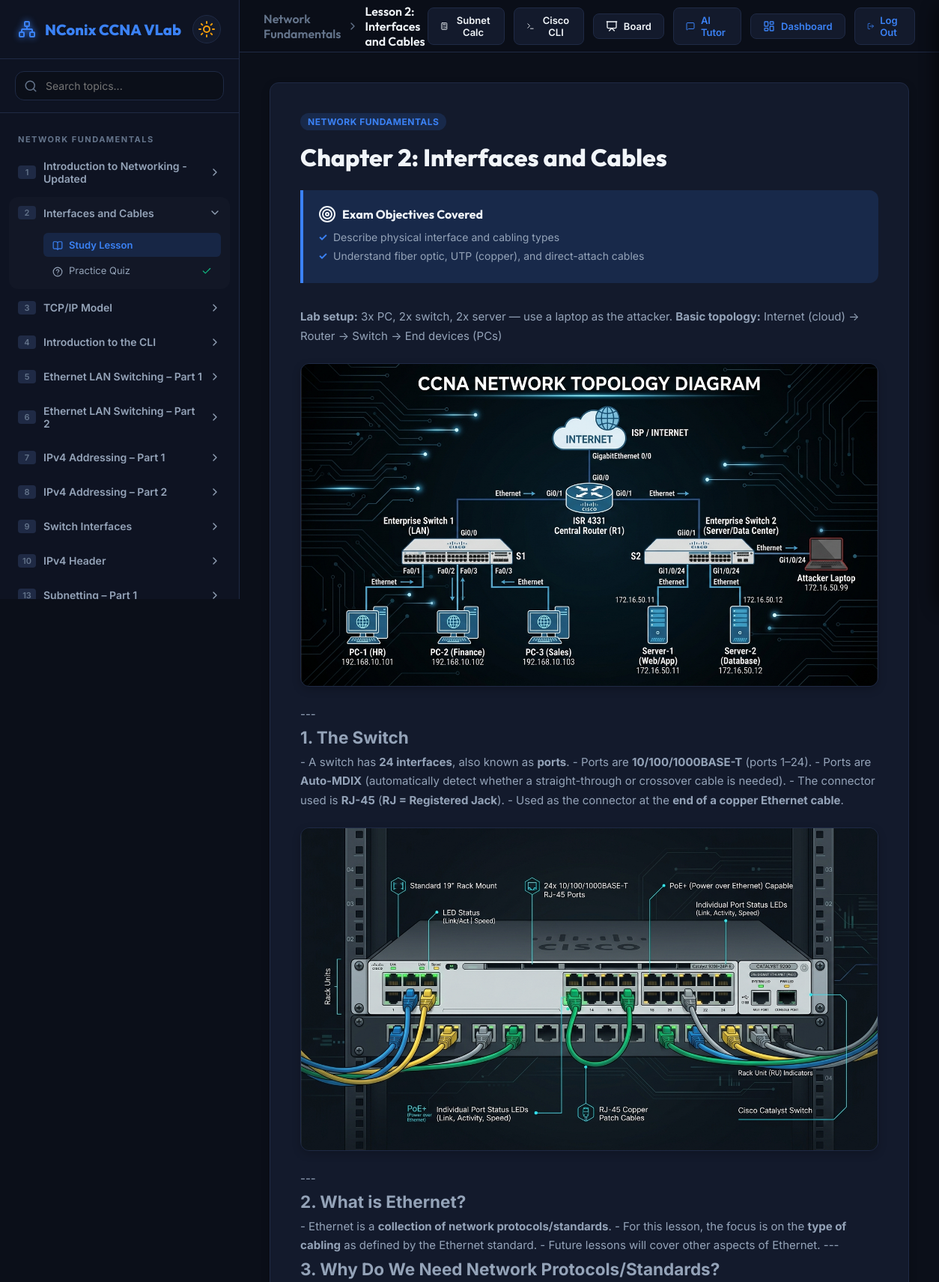
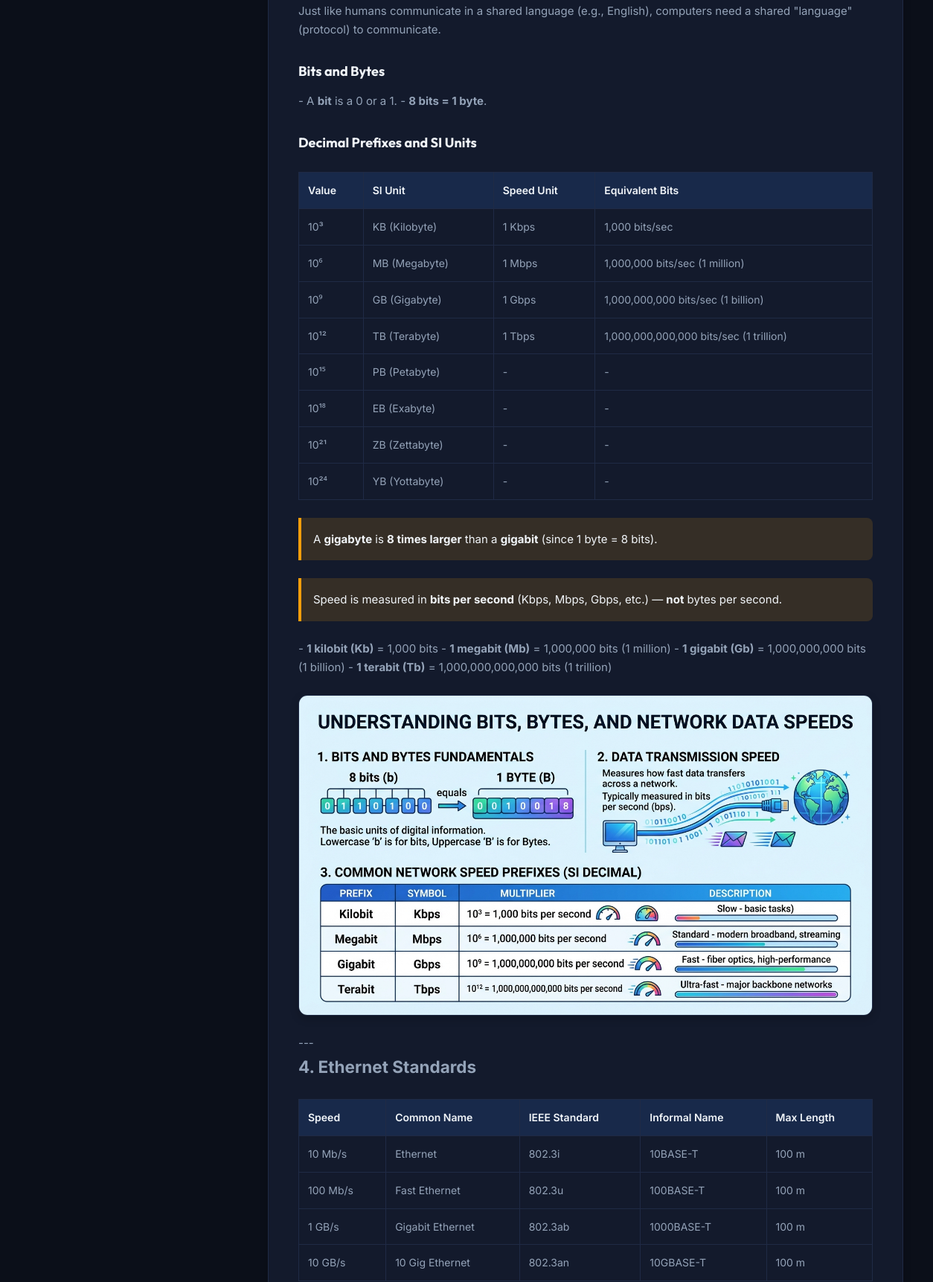
The app's page /lesson/2/ (signed in, upper part) with its own data (2 pictures, top to bottom).
### core/models.py (models this page shows, shortened)
class Domain(models.Model):
    name = models.CharField(max_length=100, unique=True)

class Topic(models.Model):
    id = models.IntegerField(primary_key=True)
    domain = models.ForeignKey(Domain, on_delete=models.CASCADE, related_name='topics')
    title = models.CharField(max_length=200)
    objectives = models.JSONField(default=list)  # list of strings
    lesson_content = models.TextField()  # markdown
    class Meta:
        ordering = ['id']

### core/views.py (the view)
# urls.py: path('lesson/<int:topic_id>/', views.lesson_view, name='lesson'),
@login_required
def lesson_view(request, topic_id):
    topic = get_object_or_404(Topic, id=topic_id)
    if hasattr(request.user, 'profile') and not request.user.profile.has_access_to_topic(topic_id):
        sidebar_domains = get_sidebar_data(request.user)
        return render(request, 'core/topic_locked.html', {
            'topic': topic,
            'sidebar_domains': sidebar_domains,
        })
    progress, _ = UserProgress.objects.get_or_create(user=request.user, topic=topic)
    parsed_lesson = parse_markdown(topic.lesson_content)
    sidebar_domains = get_sidebar_data(request.user)
    context = {
        'topic': topic,
        'current_topic_id': topic_id,
        'lesson_html': parsed_lesson,
        'progress': progress,
        'sidebar_domains': sidebar_domains,
        'active_page': 'lesson',
        'prev_id': topic_id - 1 if topic_id > 1 else None,
        'next_id': topic_id + 1 if topic_id < 63 else None,
    }
    return render(request, 'core/lesson.html', context)

### core/context_processors.py (called while the page is built)
def additional_topics(request):
    return {
        'additional_topics': AdditionalTopic.objects.all().order_by('created_at')
    }

### core/models.py (called while the page is built)
    def has_access_to_topic(self, topic_id):
        if self.role == 'admin':
            return True
        if self.unlock_all_topics:
            return True
        try:
            return int(topic_id) in (self.allowed_topics or [])
        except (ValueError, TypeError):
            return False

### core/views.py (called while the page is built)
def process_table(lines):
    if len(lines) < 3:
        return '\n'.join(lines)
    headers = [cell.strip() for cell in lines[0].split('|')[1:-1]]
    table_html = '<table><thead><tr>'
    for h in headers:
        table_html += f'<th>{h}</th>'
    table_html += '</tr></thead><tbody>'
    for line in lines[2:]:
        if not line.strip():
            continue
        cells = [cell.strip() for cell in line.split('|')[1:-1]]
        table_html += '<tr>'
        for cell in cells:
            cell_fmt = re.sub(r'\*\*([^*]+)\*\*', r'<strong>\1</strong>', cell)
            cell_fmt = re.sub(r'`([^`]+)`', r'<code>\1</code>', cell_fmt)
            table_html += f'<td>{cell_fmt}</td>'
        table_html += '</tr>'
    table_html += '</tbody></table>'
    return table_html

### core/templates/core/lesson.html (shortened to what this page needs)
{% extends 'core/base.html' %}
{% block breadcrumbs %}
  <span class="breadcrumb-root">{{ topic.domain.name }}</span>
  <span class="breadcrumb-separator"><i data-lucide="chevron-right"></i></span>
  <span class="breadcrumb-current">Lesson {{ topic.id }}: {{ topic.title }}</span>
{% endblock %}
{% block content %}
<div class="lesson-card">
  <span class="lesson-meta-tag">{{ topic.domain.name }}</span>
  <h2 class="lesson-title">Chapter {{ topic.id }}: {{ topic.title }}</h2>
  <div class="objectives-box">
    <h4><i data-lucide="target"></i> Exam Objectives Covered</h4>
    <ul class="objectives-list">
      {% for obj in topic.objectives %}
        <li>{{ obj }}</li>
      {% endfor %}
    </ul>
  </div>
  <div class="lesson-body" style="margin-top: 30px; line-height: 1.7;">
    {{ lesson_html|safe }}
  </div>
</div>
{% endblock %}

### core/templates/core/base.html (shortened to what this page needs)
{% load static %}
<!DOCTYPE html>
<html lang="en" data-theme="dark">
<head>
  <link rel="stylesheet" href="{% static 'core/styles.css' %}">
</head>
<body>
  <div class="app-container">
    <aside class="sidebar" id="sidebar">
      <div class="sidebar-header">
        <a href="{% url 'dashboard' %}" class="logo" style="text-decoration: none;">
          <i data-lucide="network" class="logo-icon"></i>
          <span>NConix CCNA <span class="accent-text">VLab</span></span>
        </a>
        <button class="theme-toggle" id="themeToggleBtn" title="Toggle Light/Dark Mode">
          <i data-lucide="sun" class="sun-icon"></i>
        </button>
      </div>
      <div class="search-box">
        <i data-lucide="search" class="search-icon"></i>
        <input type="text" id="searchInput" placeholder="Search topics...">
      </div>
      <nav class="navigation">
        <div class="nav-list" id="navList">
          {% if user.is_authenticated %}
            {% for domain in sidebar_domains %}
              <div class="nav-section-title">{{ domain.name|upper }}</div>
              {% for topic in domain.topics %}
                <div class="chapter-item {% if active_page == 'lesson' or active_page == 'quiz' %}{% if topic.id == current_topic_id %}expanded{% endif %}{% endif %}" id="chapter-{{ topic.id }}" data-title="{{ topic.title }}">
                  <div class="chapter-header">
                    <div class="chapter-title-container">
                      <span class="chapter-number">{{ topic.id }}</span>
                      <span {% if topic.locked %}style="color: var(--text-muted);"{% endif %}>{{ topic.title }}</span>
                    </div>
                    {% if topic.locked %}
                      <i data-lucide="lock" class="chapter-chevron" style="color: var(--text-muted); transform: none !important;"></i>
                    {% else %}
                      <i data-lucide="chevron-right" class="chapter-chevron"></i>
                    {% endif %}
                  </div>
                  <div class="chapter-children">
                    {% if topic.locked %}
                      <div class="nav-sub-item disabled-nav-item" style="opacity: 0.4; cursor: not-allowed; pointer-events: none; padding-left: 20px;">
                        <span><i data-lucide="lock" class="sub-item-icon"></i>Study Lesson (Locked)</span>
                      </div>
                      <div class="nav-sub-item disabled-nav-item" style="opacity: 0.4; cursor: not-allowed; pointer-events: none; padding-left: 20px;">
                        <span><i data-lucide="lock" class="sub-item-icon"></i>Practice Quiz (Locked)</span>
                      </div>
                    {% else %}
                      <a href="{% url 'lesson' topic.id %}" class="nav-sub-item {% if active_page == 'lesson' and topic.id == current_topic_id %}active{% endif %} {% if topic.lesson_completed %}completed{% endif %}" id="nav-lesson-{{ topic.id }}">
                        <span><i data-lucide="book-open" class="sub-item-icon"></i>Study Lesson</span>
                      </a>
                      <a href="{% url 'quiz' topic.id %}" class="nav-sub-item {% if active_page == 'quiz' and topic.id == current_topic_id %}active{% endif %} {% if topic.quiz_completed %}completed{% endif %}" id="nav-quiz-{{ topic.id }}">
                        <span><i data-lucide="help-circle" class="sub-item-icon"></i>Practice Quiz</span>
                        <i data-lucide="check" class="nav-check"></i>
                      </a>
                    {% endif %}
                  </div>
                </div>
              {% endfor %}
            {% endfor %}
          {% endif %}
        </div>
      </nav>
    </aside>
    <main class="workspace">
      <header class="header">
        <div class="header-breadcrumbs">
          {% block breadcrumbs %}{% endblock %}
        </div>
        <div class="header-actions">
          <button class="header-btn" id="toolSubnetBtn" title="Subnetting Calculator">
            <i data-lucide="calculator"></i>
            <span>Subnet Calc</span>
          </button>
          <button class="header-btn" id="toolCliBtn" title="Cisco IOS CLI Simulator">
            <i data-lucide="terminal"></i>
            <span>Cisco CLI</span>
          </button>
          {% if user.is_authenticated %}
            {% if active_page != 'admin_board' %}
              <button class="header-btn" id="toolBoardBtn" title="Live Shared Whiteboard" style="position: relative;">
                <i data-lucide="presentation"></i>
                <span>Board</span>
              </button>
            {% endif %}
            <a href="{% url 'tutor_bot' %}" class="header-btn {% if active_page == 'tutor_bot' %}highlight-btn{% endif %}" title="AI Networking Tutor" style="text-decoration: none;">
              <i data-lucide="message-square"></i>
              <span>AI Tutor</span>
            </a>
            <a href="{% url 'dashboard' %}" class="header-btn {% if active_page == 'dashboard' %}highlight-btn{% endif %}" style="text-decoration: none;">
              <i data-lucide="layout-dashboard"></i>
              <span>Dashboard</span>
            </a>
            <a href="{% url 'logout' %}" class="header-btn" title="Log Out" style="text-decoration: none;">
              <i data-lucide="log-out"></i>
              <span>Log Out</span>
            </a>
          {% endif %}
        </div>
      </header>
      <div class="viewport" id="viewport">
        {% block content %}{% endblock %}
      </div>
    </main>
  </div>
</body>
</html>

### records on screen
Domain: name "NETWORK FUNDAMENTALS"
Topic: title "Introduction to Networking - Updated"
Topic: title "Interfaces and Cables", domain.name "Network Fundamentals", id "2", title "Interfaces and Cables", domain.name "NETWORK FUNDAMENTALS"
Topic: title "TCP/IP Model"
Topic: title "Introduction to the CLI"
Topic: title "Ethernet LAN Switching – Part 1"
Topic: title "Ethernet LAN Switching – Part 2"
Topic: title "IPv4 Addressing – Part 1"
Topic: title "IPv4 Addressing – Part 2"
Topic: title "Switch Interfaces"
Topic: title "IPv4 Header"
Topic: title "Subnetting – Part 1"

### other values on screen
{{ topic.id }} "1" "2" "3" "4" "5" "6" "7" "8" "9" "10" "13"
{{ obj }} "Describe physical interface and cabling types" "Understand fiber optic, UTP (copper), and direct-attach cables"
